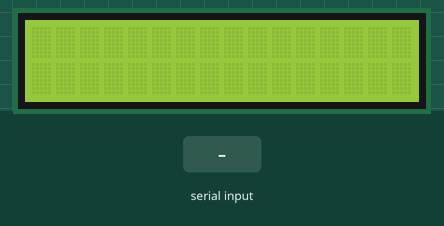
Simulated run of this sketch. Board: Arduino Uno, built with avr-gcc and run on an emulated ATmega328P. Shown: 16×2 character LCD. The test bench sets the inputs (shaded band).

Above: at 1.2 s.
1.3 s: byte 30 received over Serial
2.9 s: byte 90 received over Serial
At 4.2 s:
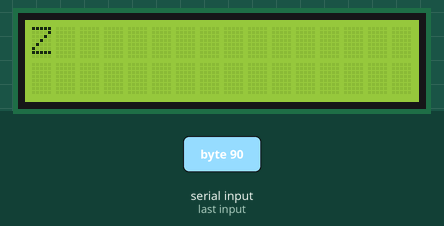
4.5 s: byte 120 received over Serial
At 5.5 s:
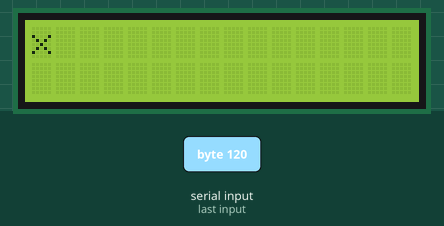
Timing chart, 0 to 7.5 s (numbered marks = the images above; inputs shaded):
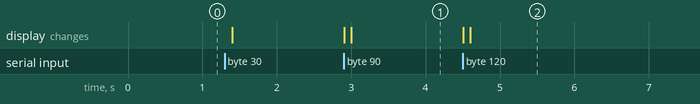

The sketch:

twitterduino.ino
```cpp
//twitterduino.ino
#include <LiquidCrystal.h>
LiquidCrystal lcd(12, 11, 5, 4, 3, 2);

const int contrastPin = 10;
const int contrast = 20;

char character;

void setup() {
  lcd.begin(16, 2);
  analogWrite(contrastPin, contrast);
  Serial.begin(9600);
}

void loop() {

  if (Serial.available() > 0) {
    lcd.clear();
    lcd.setCursor(0, 0);

    delay(100);
    int i = 0;

    while (Serial.available() > 0) {
      character = Serial.read();
      //Serial.println(character);
      i++;
      lcd.write(character);
      if (i >= 16) {
        lcd.setCursor(i - 16, 1);
      }
    }
  }
}
```

Measured:
- after the input at 4.5 s, the display: first changes at once (image 2 shows a later state)
